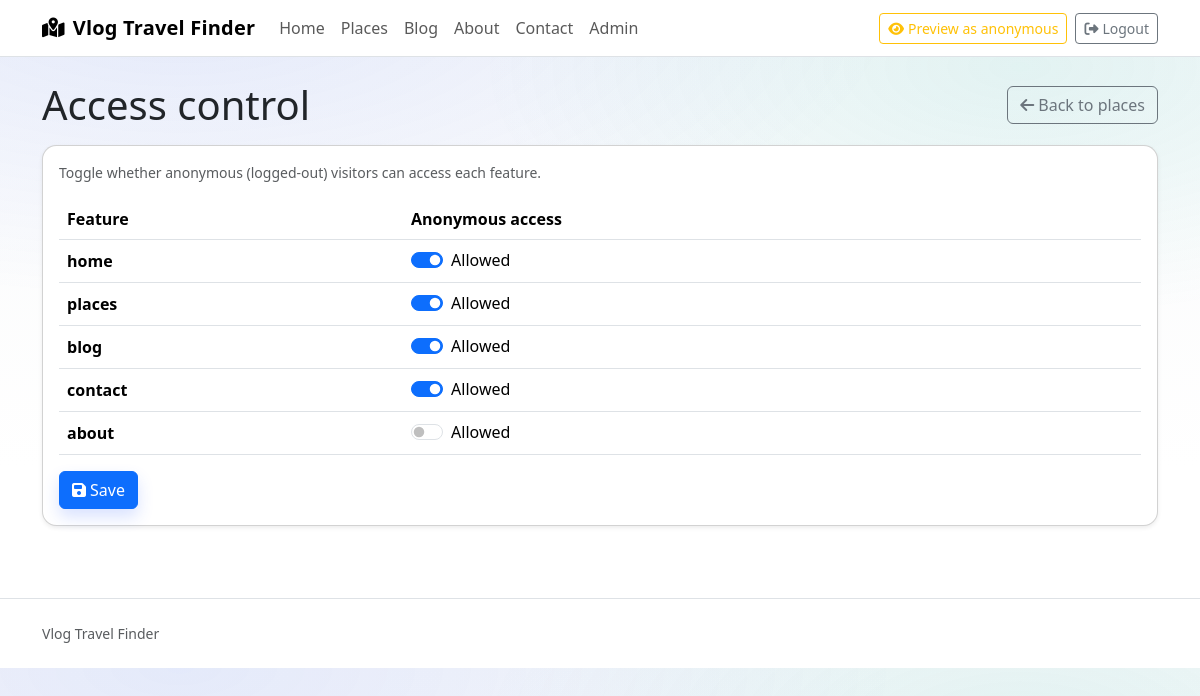
The page /admin/access-control (signed in) on the database its author committed.
### vlog_site/models.py (models this page shows)
class Base(DeclarativeBase):
    pass

class SiteSetting(Base):
    __tablename__ = "site_setting"
    key: Mapped[str] = mapped_column(String, primary_key=True)
    value: Mapped[str | None] = mapped_column(String, nullable=True)

class AccessRule(Base):
    __tablename__ = "access_rule"
    feature: Mapped[str] = mapped_column(String, primary_key=True)
    anonymous_access: Mapped[bool] = mapped_column(Boolean, nullable=False, default=True)

### vlog_site/blueprints/admin.py (the view, shortened to what this page needs)
@admin_bp.route("/access-control", methods=["GET", "POST"])
@admin_required
def admin_access_control() -> str:
    db = get_session(current_app)
    rules = {r.feature: r for r in db.execute(select(AccessRule)).scalars().all()}
    features = [
        {
            "feature": f,
            "anonymous_access": (rules.get(f).anonymous_access if rules.get(f) is not None else True),
        }
        for f in ACCESS_FEATURES
    ]
    return render_template("admin/access_control.html", features=features)

### vlog_site/blueprints/admin.py (called while the page is built)
def is_admin() -> bool:
    user_id = session.get("user_id")
    if user_id is None:
        return False
    db = get_session(current_app)
    user = db.execute(select(User).where(User.id == user_id)).scalars().first()
    return user is not None and user.role == "admin"

@admin_bp.before_request
def _admin_auth_gate():
    if is_admin():
        return None
    if request.endpoint in {"admin.admin_login", "admin.admin_index"}:
        return None
    flash("Please log in to access the admin area", "error")
    next_url = request.full_path if request.query_string else request.path
    return redirect(url_for("auth.login", next=next_url))

def admin_required(view):
    @functools.wraps(view)
    def wrapped(*args, **kwargs):
        if not is_admin():
            flash("Please log in to access the admin area", "error")
            next_url = request.full_path if request.query_string else request.path
            return redirect(url_for("auth.login", next=next_url))
        return view(*args, **kwargs)
    return wrapped

### vlog_site/context.py (called while the page is built)
def inject_globals():
    db = get_session(current_app)
    user_id = session.get("user_id")
    is_anonymous_preview = bool(session.get("anonymous_preview"))
    user = None
    if user_id is not None:
        user = db.execute(select(User).where(User.id == user_id)).scalars().first()
    return {
        "current_user": None if is_anonymous_preview else user,
        "is_authenticated": (user is not None and not is_anonymous_preview),
        "is_admin": (user is not None and user.role == "admin"),
        "is_anonymous_preview": is_anonymous_preview,
        "site_name": get_setting(db, "site_name") or "Vlog Travel Finder",
        "contact_email": get_setting(db, "contact_email"),
        "contact_phone": get_setting(db, "contact_phone"),
    }

### vlog_site/db.py (called while the page is built)
def _is_sqlite(database_url: str) -> bool:
    return database_url.startswith("sqlite:")

def _configure_sqlite(engine: Engine) -> None:
    @event.listens_for(engine, "connect")
    def _set_sqlite_pragma(dbapi_connection, _connection_record):
        try:
            cursor = dbapi_connection.cursor()
            cursor.execute("PRAGMA foreign_keys=ON")
            cursor.close()
        except Exception:
            pass

def get_session(app: Flask) -> Session:
    if "session" not in g:
        engine = get_engine(app)
        SessionLocal = sessionmaker(bind=engine, autoflush=False, autocommit=False, future=True)
        g.session = SessionLocal()
    return g.session

### templates/admin/access_control.html (shortened to what this page needs)
{% extends "base.html" %}
{% block content %}
  <div class="d-flex flex-column flex-md-row align-items-md-center justify-content-between gap-2 mb-3">
    <h1 class="mb-0">Access control</h1>
    <a class="btn btn-outline-secondary" href="{{ url_for('admin.admin_places') }}">
      <i class="fa-solid fa-arrow-left me-1"></i>Back to places
    </a>
  </div>
  <div class="card shadow-sm">
    <div class="card-body">
      <form method="post" class="row g-3">
        <div class="col-12">
          <div class="text-muted small">Toggle whether anonymous (logged-out) visitors can access each feature.</div>
        </div>
        <div class="col-12">
          <div class="table-responsive">
            <table class="table align-middle mb-0">
              <thead>
                <tr>
                  <th>Feature</th>
                  <th>Anonymous access</th>
                </tr>
              </thead>
              <tbody>
                {% for f in features %}
                  <tr>
                    <td class="fw-semibold">{{ f.feature }}</td>
                    <td>
                      <div class="form-check form-switch">
                        <input
                          class="form-check-input"
                          type="checkbox"
                          role="switch"
                          aria-checked="{% if f.anonymous_access %}true{% else %}false{% endif %}"
                          id="anon_{{ f.feature }}"
                          name="anon_{{ f.feature }}"
                          {% if f.anonymous_access %}checked{% endif %}
                        />
                        <label class="form-check-label" for="anon_{{ f.feature }}">Allowed</label>
                      </div>
                    </td>
                  </tr>
                {% endfor %}
              </tbody>
            </table>
          </div>
        </div>
        <div class="col-12">
          <button type="submit" class="btn btn-primary">
            <i class="fa-solid fa-floppy-disk me-1"></i>Save
          </button>
        </div>
      </form>
    </div>
  </div>
{% endblock %}

### templates/base.html (shortened to what this page needs)
<!doctype html>
<html lang="en">
  <head>
    <link
      href="https://cdn.jsdelivr.net/npm/bootstrap@5.3.3/dist/css/bootstrap.min.css"
      rel="stylesheet"
    />
    <link
      rel="stylesheet"
      href="https://cdnjs.cloudflare.com/ajax/libs/font-awesome/6.5.2/css/all.min.css"
    />
    <link rel="stylesheet" href="https://unpkg.com/aos@2.3.4/dist/aos.css" />
    <link rel="stylesheet" href="{{ url_for('static', filename='style.css') }}" />
  </head>
  <body>
    <header class="border-bottom bg-body">
      <nav class="navbar navbar-expand-lg">
        <div class="container">
          <a class="navbar-brand fw-bold" href="{{ url_for('public.home') }}">
            <i class="fa-solid fa-map-location-dot me-2"></i>{{ site_name }}
          </a>
          <div class="collapse navbar-collapse" id="navbarMain">
            <ul class="navbar-nav me-auto mb-2 mb-lg-0">
              <li class="nav-item">
                <a class="nav-link" href="{{ url_for('public.home') }}">Home</a>
              </li>
              <li class="nav-item">
                <a class="nav-link" href="{{ url_for('public.places') }}">Places</a>
              </li>
              <li class="nav-item">
                <a class="nav-link" href="{{ url_for('public.blog_index') }}">Blog</a>
              </li>
              <li class="nav-item">
                <a class="nav-link" href="{{ url_for('public.about') }}">About</a>
              </li>
              <li class="nav-item">
                <a class="nav-link" href="{{ url_for('public.contact') }}">Contact</a>
              </li>
              {% if is_admin %}
                <li class="nav-item">
                  <a class="nav-link" href="{{ url_for('admin.admin_places') }}">Admin</a>
                </li>
              {% endif %}
            </ul>
            <div class="d-flex gap-2 align-items-center">
              {% if is_admin %}
                {% if is_anonymous_preview %}
                  <form method="post" action="{{ url_for('admin.admin_preview_stop') }}" class="mb-0">
                    <button type="submit" class="btn btn-warning btn-sm">
                      <i class="fa-solid fa-eye-slash me-1"></i>Exit anonymous preview
                    </button>
                  </form>
                {% else %}
                  <form method="post" action="{{ url_for('admin.admin_preview_anonymous') }}" class="mb-0">
                    <button type="submit" class="btn btn-outline-warning btn-sm">
                      <i class="fa-solid fa-eye me-1"></i>Preview as anonymous
                    </button>
                  </form>
                {% endif %}
              {% endif %}
              {% if is_authenticated %}
                <form method="post" action="{{ url_for('auth.logout') }}" class="mb-0">
                  <button type="submit" class="btn btn-outline-secondary btn-sm">
                    <i class="fa-solid fa-right-from-bracket me-1"></i>Logout
                  </button>
                </form>
              {% endif %}
            </div>
          </div>
        </div>
      </nav>
    </header>
    <main class="container py-4">
      {% block content %}{% endblock %}
    </main>
    <footer class="border-top py-4 mt-5 bg-body">
      <div class="container text-muted">
        <div class="d-flex flex-column flex-md-row align-items-md-center justify-content-between gap-2">
          <small>{{ site_name }}</small>
        </div>
      </div>
    </footer>
  </body>
</html>

### static/style.css (style rules this page uses)
:root { --brand-1: #2f5dff; --brand-2: #12b3a8; }
body { background: radial-gradient(1200px 500px at 15% 0%, rgba(47, 93, 255, 0.10), transparent 60%), radial-gradient(900px 420px at 85% 10%, rgba(18, 179, 168, 0.10), transparent 60%), linear-gradient(180deg, #f8f9fa 0%, #ffffff 70%); }
.navbar-brand { letter-spacing: 0.2px; }
.card { border-radius: 0.9rem; }
.btn-primary { box-shadow: 0 0.5rem 1rem rgba(47, 93, 255, 0.18); }
.card.shadow-sm { transition: transform 120ms ease, box-shadow 120ms ease; }

### rows shown on the page
SiteSetting: value "Vlog Travel Finder"
AccessRule: feature "home"
AccessRule: feature "places"
AccessRule: feature "blog"
AccessRule: feature "contact"
AccessRule: feature "about"
